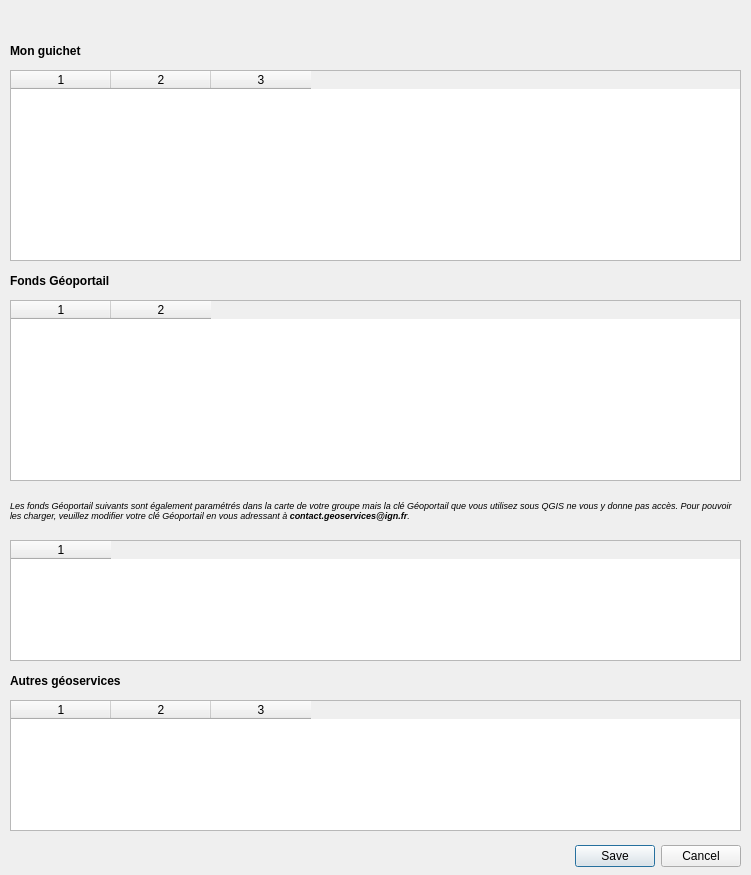
<?xml version="1.0" encoding="UTF-8"?>
<ui version="4.0">
 <class>DialogChargerGuichet</class>
 <widget class="QDialog" name="DialogChargerGuichet">
  <property name="geometry">
   <rect>
    <x>0</x>
    <y>0</y>
    <width>751</width>
    <height>875</height>
   </rect>
  </property>
  <property name="windowTitle">
   <string>Charger le guichet</string>
  </property>
  <widget class="QDialogButtonBox" name="buttonBox">
   <property name="geometry">
    <rect>
     <x>540</x>
     <y>840</y>
     <width>201</width>
     <height>32</height>
    </rect>
   </property>
   <property name="orientation">
    <enum>Qt::Horizontal</enum>
   </property>
   <property name="standardButtons">
    <set>QDialogButtonBox::Cancel|QDialogButtonBox::Save</set>
   </property>
  </widget>
  <widget class="QLabel" name="labelMonGuichet">
   <property name="geometry">
    <rect>
     <x>10</x>
     <y>40</y>
     <width>101</width>
     <height>21</height>
    </rect>
   </property>
   <property name="font">
    <font>
     <pointsize>9</pointsize>
     <weight>75</weight>
     <bold>true</bold>
    </font>
   </property>
   <property name="text">
    <string>Mon guichet</string>
   </property>
  </widget>
  <widget class="QLabel" name="labelFondsGeoportail">
   <property name="geometry">
    <rect>
     <x>10</x>
     <y>270</y>
     <width>131</width>
     <height>21</height>
    </rect>
   </property>
   <property name="font">
    <font>
     <pointsize>9</pointsize>
     <weight>75</weight>
     <bold>true</bold>
    </font>
   </property>
   <property name="text">
    <string>Fonds Géoportail</string>
   </property>
  </widget>
  <widget class="QLabel" name="labelAutresGeoservices">
   <property name="geometry">
    <rect>
     <x>10</x>
     <y>670</y>
     <width>151</width>
     <height>21</height>
    </rect>
   </property>
   <property name="font">
    <font>
     <pointsize>9</pointsize>
     <weight>75</weight>
     <bold>true</bold>
    </font>
   </property>
   <property name="text">
    <string>Autres géoservices</string>
   </property>
  </widget>
  <widget class="QTableWidget" name="tableWidgetMonGuichet">
   <property name="enabled">
    <bool>true</bool>
   </property>
   <property name="geometry">
    <rect>
     <x>10</x>
     <y>70</y>
     <width>731</width>
     <height>191</height>
    </rect>
   </property>
   <property name="showGrid">
    <bool>false</bool>
   </property>
   <property name="gridStyle">
    <enum>Qt::NoPen</enum>
   </property>
   <property name="rowCount">
    <number>0</number>
   </property>
   <property name="columnCount">
    <number>3</number>
   </property>
   <attribute name="horizontalHeaderVisible">
    <bool>true</bool>
   </attribute>
   <attribute name="horizontalHeaderCascadingSectionResizes">
    <bool>true</bool>
   </attribute>
   <attribute name="horizontalHeaderHighlightSections">
    <bool>false</bool>
   </attribute>
   <attribute name="horizontalHeaderStretchLastSection">
    <bool>false</bool>
   </attribute>
   <attribute name="verticalHeaderVisible">
    <bool>false</bool>
   </attribute>
   <attribute name="verticalHeaderCascadingSectionResizes">
    <bool>true</bool>
   </attribute>
   <attribute name="verticalHeaderDefaultSectionSize">
    <number>37</number>
   </attribute>
   <attribute name="verticalHeaderHighlightSections">
    <bool>false</bool>
   </attribute>
   <attribute name="verticalHeaderMinimumSectionSize">
    <number>37</number>
   </attribute>
   <attribute name="verticalHeaderStretchLastSection">
    <bool>false</bool>
   </attribute>
   <column/>
   <column/>
   <column/>
  </widget>
  <widget class="QTableWidget" name="tableWidgetFondsGeoportail">
   <property name="geometry">
    <rect>
     <x>10</x>
     <y>300</y>
     <width>731</width>
     <height>181</height>
    </rect>
   </property>
   <property name="showGrid">
    <bool>false</bool>
   </property>
   <property name="gridStyle">
    <enum>Qt::NoPen</enum>
   </property>
   <property name="columnCount">
    <number>2</number>
   </property>
   <attribute name="horizontalHeaderVisible">
    <bool>true</bool>
   </attribute>
   <attribute name="horizontalHeaderCascadingSectionResizes">
    <bool>true</bool>
   </attribute>
   <attribute name="horizontalHeaderHighlightSections">
    <bool>false</bool>
   </attribute>
   <attribute name="horizontalHeaderStretchLastSection">
    <bool>false</bool>
   </attribute>
   <attribute name="verticalHeaderVisible">
    <bool>false</bool>
   </attribute>
   <attribute name="verticalHeaderCascadingSectionResizes">
    <bool>true</bool>
   </attribute>
   <attribute name="verticalHeaderHighlightSections">
    <bool>false</bool>
   </attribute>
   <attribute name="verticalHeaderStretchLastSection">
    <bool>false</bool>
   </attribute>
   <column/>
   <column/>
  </widget>
  <widget class="QTableWidget" name="tableWidgetAutresGeoservices">
   <property name="geometry">
    <rect>
     <x>10</x>
     <y>700</y>
     <width>731</width>
     <height>131</height>
    </rect>
   </property>
   <property name="showGrid">
    <bool>false</bool>
   </property>
   <property name="gridStyle">
    <enum>Qt::NoPen</enum>
   </property>
   <property name="columnCount">
    <number>3</number>
   </property>
   <attribute name="horizontalHeaderCascadingSectionResizes">
    <bool>true</bool>
   </attribute>
   <attribute name="horizontalHeaderHighlightSections">
    <bool>false</bool>
   </attribute>
   <attribute name="horizontalHeaderStretchLastSection">
    <bool>false</bool>
   </attribute>
   <attribute name="verticalHeaderVisible">
    <bool>false</bool>
   </attribute>
   <attribute name="verticalHeaderCascadingSectionResizes">
    <bool>true</bool>
   </attribute>
   <attribute name="verticalHeaderHighlightSections">
    <bool>false</bool>
   </attribute>
   <attribute name="verticalHeaderStretchLastSection">
    <bool>false</bool>
   </attribute>
   <column/>
   <column/>
   <column/>
  </widget>
  <widget class="QTableWidget" name="tableWidgetFondsGeoportailBis">
   <property name="geometry">
    <rect>
     <x>10</x>
     <y>540</y>
     <width>731</width>
     <height>121</height>
    </rect>
   </property>
   <property name="showGrid">
    <bool>false</bool>
   </property>
   <property name="gridStyle">
    <enum>Qt::NoPen</enum>
   </property>
   <property name="columnCount">
    <number>1</number>
   </property>
   <attribute name="horizontalHeaderCascadingSectionResizes">
    <bool>true</bool>
   </attribute>
   <attribute name="horizontalHeaderHighlightSections">
    <bool>false</bool>
   </attribute>
   <attribute name="horizontalHeaderStretchLastSection">
    <bool>false</bool>
   </attribute>
   <attribute name="verticalHeaderVisible">
    <bool>false</bool>
   </attribute>
   <attribute name="verticalHeaderCascadingSectionResizes">
    <bool>true</bool>
   </attribute>
   <attribute name="verticalHeaderHighlightSections">
    <bool>false</bool>
   </attribute>
   <attribute name="verticalHeaderStretchLastSection">
    <bool>false</bool>
   </attribute>
   <column/>
  </widget>
  <widget class="QLabel" name="labelFondsGeopportailBis">
   <property name="geometry">
    <rect>
     <x>10</x>
     <y>480</y>
     <width>731</width>
     <height>61</height>
    </rect>
   </property>
   <property name="font">
    <font>
     <pointsize>7</pointsize>
     <italic>true</italic>
    </font>
   </property>
   <property name="text">
    <string>&lt;html&gt;&lt;head/&gt;&lt;body&gt;&lt;p&gt;Les fonds Géoportail suivants sont également paramétrés dans la carte de votre groupe mais la clé Géoportail que vous utilisez sous QGIS ne vous y donne pas accès. Pour pouvoir les charger, veuillez modifier votre clé Géoportail en vous adressant à &lt;span style=&quot; font-weight:600; font-style:italic;&quot;&gt;contact.geoservices@ign.fr&lt;/span&gt;.&lt;/p&gt;&lt;/body&gt;&lt;/html&gt;</string>
   </property>
   <property name="textFormat">
    <enum>Qt::AutoText</enum>
   </property>
   <property name="wordWrap">
    <bool>true</bool>
   </property>
  </widget>
  <widget class="QLabel" name="labelGroupeActif">
   <property name="geometry">
    <rect>
     <x>10</x>
     <y>10</y>
     <width>301</width>
     <height>21</height>
    </rect>
   </property>
   <property name="font">
    <font>
     <pointsize>9</pointsize>
     <weight>50</weight>
     <italic>true</italic>
     <bold>false</bold>
    </font>
   </property>
   <property name="text">
    <string/>
   </property>
  </widget>
 </widget>
 <resources/>
 <connections/>
</ui>
